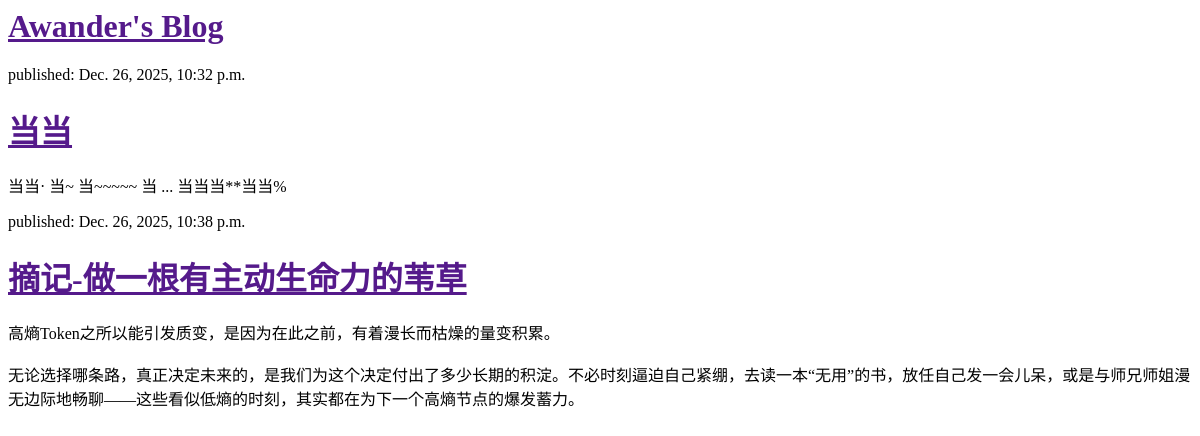
Before: / with the older database file.
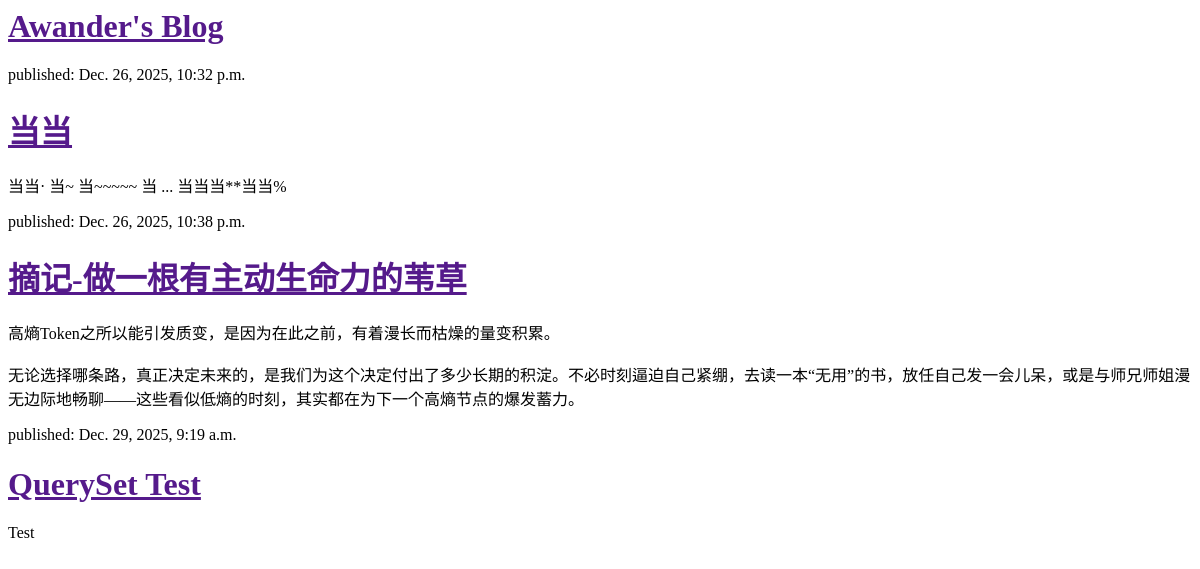
After: the same page with the newer database file.
### blog/models.py (models this page shows, shortened)
class Post(models.Model):
    author = models.ForeignKey(settings.AUTH_USER_MODEL, on_delete=models.CASCADE)
    title = models.CharField(max_length=200)
    text = models.TextField()
    created_date = models.DateTimeField(
            default=timezone.now)
    published_date = models.DateTimeField(
            blank=True, null=True)

### blog/views.py (the view)
# urls.py: re_path(r'^$', views.post_list, name='post_list'),
def post_list(request):
    posts = Post.objects.filter(published_date__lte=timezone.now()).order_by('published_date')
    return render(request, 'blog/post_list.html', {'posts': posts})

### blog/templates/blog/post_list.html (shortened to what this page needs)
<html>
    <head>
    </head>
    <body>
        <div>
            <h1><a href="">Awander's Blog</a></h1>
        </div>
        {% for post in posts %}
            <div>
            <p>published: {{ post.published_date }}</p>
            <h1><a href="">{{ post.title }}</a></h1>
            <p>{{ post.text|linebreaksbr }}</p>
            </div>
        {% endfor %}
    </body>
</html>

Changed rows visible on the page:
added Post: published_date "Dec. 29, 2025, 9:19 a.m.", title "QuerySet Test", text "Test"
